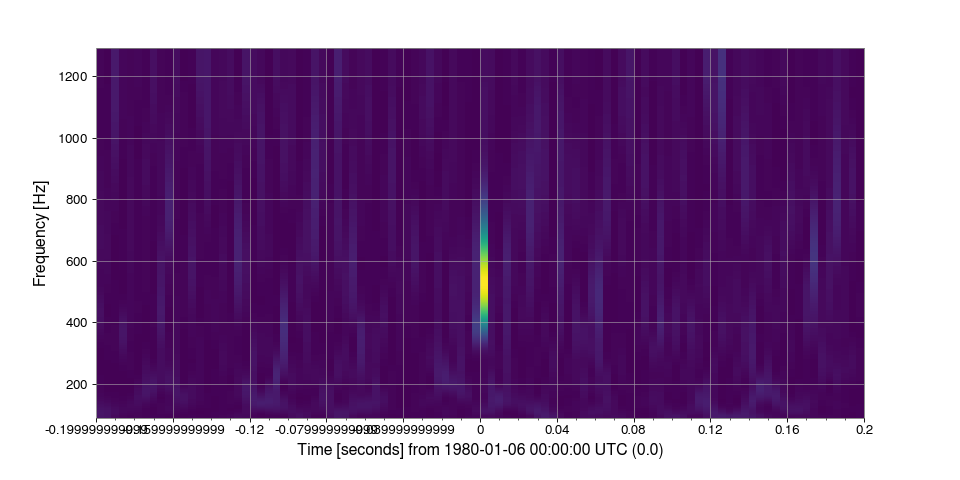

Python code for this plot:
from numpy.random import normal
from scipy.signal import gausspulse
from gwpy.timeseries import TimeSeries

# Generate a `TimeSeries` containing Gaussian noise sampled at 4096 Hz,
# centred on GPS time 0, with a sine-Gaussian pulse ('glitch') at
# 500 Hz:

noise = TimeSeries(normal(loc=1, size=4096*4), sample_rate=4096, epoch=-2)
glitch = TimeSeries(gausspulse(noise.times.value, fc=500) * 4, sample_rate=4096)
data = noise + glitch

# Compute and plot the Q-transform of these data:

q = data.q_transform()
plot = q.plot()
ax = plot.gca()
ax.set_xlim(-.2, .2)
ax.set_epoch(0)
plot.show()
